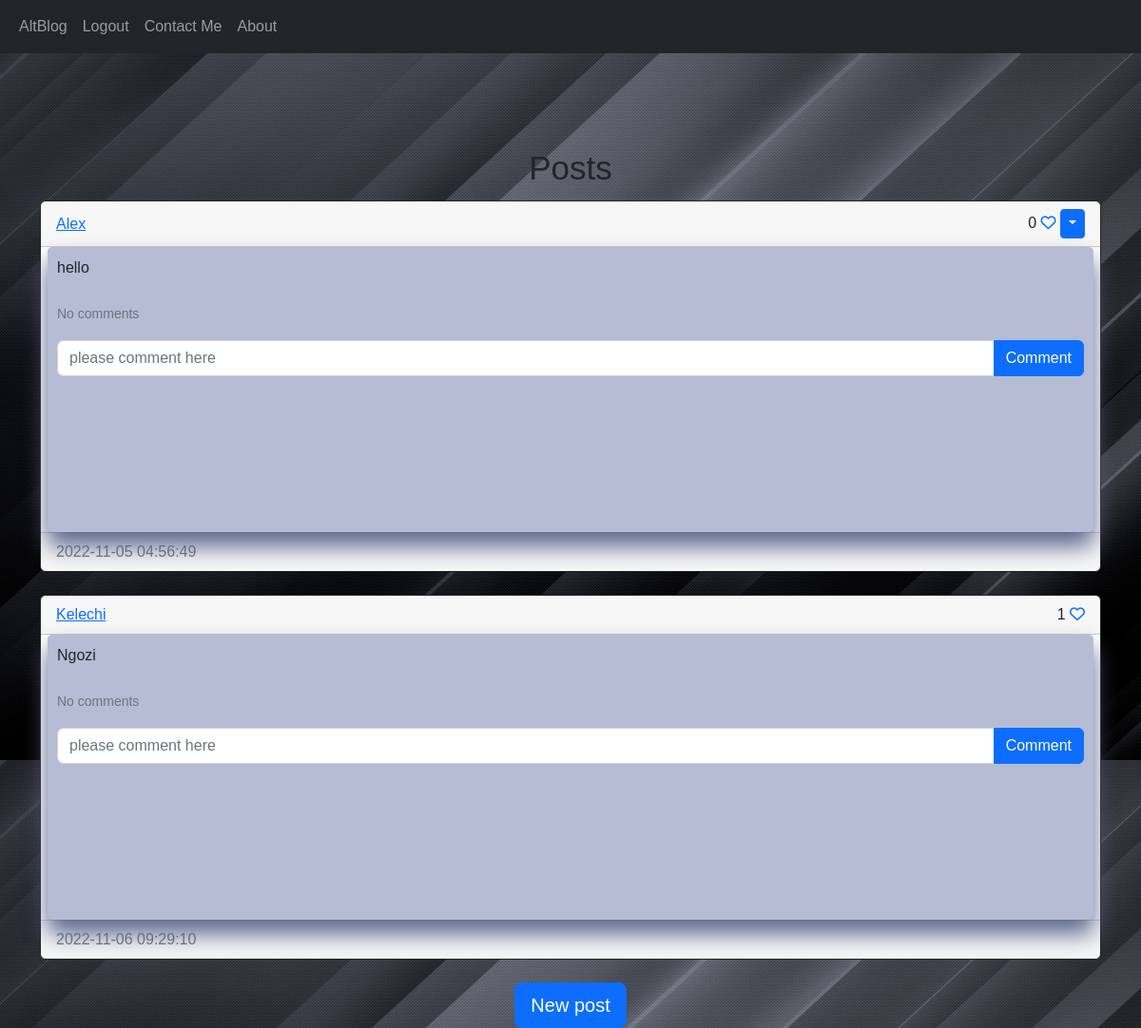
Screenshot of /home (signed in) with the database file from the repository.
### BLogSite/models.py (models this page shows)
class Post(db.Model):
    id = db.Column(db.Integer, primary_key=True)
    text = db.Column(db.Text, nullable=False)
    date_created = db.Column(db.DateTime(timezone=True), default=func.now())
    author = db.Column(db.Integer, db.ForeignKey("user.id", ondelete="CASCADE"), nullable=False)
    comments = db.relationship("Comment", backref="post", passive_deletes=True)
    likes = db.relationship("Like", backref="post", passive_deletes=True)

class User(db.Model, UserMixin):
    id = db.Column(db.Integer, primary_key=True)
    email = db.Column(db.String(100), unique=True)
    username = db.Column(db.String(100), unique=True)
    password = db.Column(db.String(100))
    date_created = db.Column(db.DateTime(timezone=True), default=func.now())
    posts = db.relationship("Post", backref="user", passive_deletes=True)
    comments = db.relationship("Comment", backref="user", passive_deletes=True)
    likes = db.relationship("Like", backref="user", passive_deletes=True)

### BLogSite/views.py (the view)
@views.route("/")
@views.route("/home")
@login_required
def home():
    posts = Post.query.all()
    return render_template('home.html', user=current_user, posts=posts)

### BLogSite/__init__.py (called while the page is built)
def create_app():  # important when creating a flask app
    app = Flask(__name__)
    app.config['SECRET_KEY'] = "HelloThere"
    app.config['SQLALCHEMY_DATABASE_URI'] = f'sqlite:///{DB_NAME}'
    db.init_app(app)
    from .views import views
    from .authe import authe
    app.register_blueprint(views, url_prefix="/")
    app.register_blueprint(authe, url_prefix="/")
    from .models import User, Post, Comment, Like
    login_manager = LoginManager()
    login_manager.login_view = "authe.login"
    login_manager.init_app(app)
    @login_manager.user_loader
    def load_user(id):
        return User.query.get(int(id))
    create_database(app)
    return app

### BLogSite/templates/home.html (shortened to what this page needs)
{% extends "posts_div.html" %}

### BLogSite/templates/posts_div.html (shortened to what this page needs)
{% extends "base.html" %}
{% block content %}
<link rel="stylesheet" href="{{url_for('static', filename='post.css')}}">
<h1 align="center">{% block header %}Posts{% endblock %}</h1>
<div id="posts">
{% for post in posts %}
    <div class="card border-dark">
        <div class="card-header d-flex justify-content-between align-items-center">
            <a href="/posts/{{post.user.username}}">{{post.user.username}}</a>
            <div>
                {{post.likes|length}}
                {% if user.id in post.likes|map(attribute="author")|list %}
                <a href="/like-post/{{post.id}}"><i class="fa-solid fa-heart"></i></a>
                {%else%}
                <a href="/like-post/{{post.id}}"><i class="fa-regular fa-heart"></i></a>
                {%endif%}
                {% if user.id == post.author %}
            <div class="btn-group">
                <button type="button" class="btn btn-sm btn-primary dropdown-toggle" data-bs-toggle="dropdown"></button>
            </div>
                {% endif %}
            </div>
        </div>
            <div class="card-body">
                <div class="card-text">{{post.text}}</div>
                <br>
                <p class="card-text">
                    {% if post.comments|length > 0 %}
                        <a data-bs-toggle="collapse" href="#comments-{{post.id}}" role="button">
                            <small>View {{post.comments|length}} Comments</small>
                        </a>
                    {% else %}
                    <small class="text-muted">No comments</small>
                    {%endif%}
                </p>
                <form class="input-group mb-3" method="POST" action="/create-comment/{{post.id}}">
                    <input type="text" id="text" name="text" class="form-control" placeholder="please comment here" />
                    <button type="submit" class="btn btn-primary">Comment</button>
                </form>
            </div>
        <div class="card-footer text-muted">{{post.date_created}}</div>
    </div>
    <br>
{% endfor %}
</div>
{% block footer %}
    <div align="center">
       <a href="/create-post">
           <button type="button" class="btn btn-primary btn-lg">New post</button>
       </a>
    </div>
{% endblock %}
{% endblock %}

### BLogSite/static/post.css (style rules this page uses)
body { margin: 0; padding: 0; background: url(pic4.jpg); background-position: center; background-size: cover; height: 100vh; font-family: sans-serif; }
.card-body { margin-right: auto; margin-left: auto; width: 1100px; box-shadow: 0 15px 25px rgba(90, 101, 139); height: 300px; border-radius: 5px; backdrop-filter: blur(14px); padding: 10px; background: rgb(181, 188, 212) }
h1 { margin: 10px; padding: 0px 0px 3px; text-align: center; font-size: 35px; }

### rows the page displays
Post: user.username "Alex", likes|length "0", text "hello", date_created "2022-11-05 04:56:49"
Post: user.username "Kelechi", likes|length "1", text "Ngozi", date_created "2022-11-06 09:29:10"
